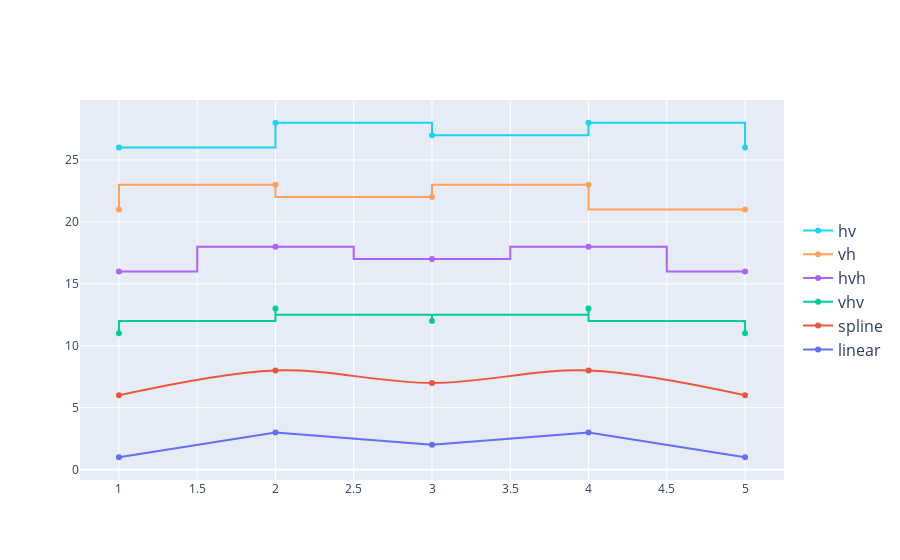

Notebook source saved alongside this figure:
### Code cell
import plotly.graph_objects as go
import numpy as np

x = np.array([1, 2, 3, 4, 5])
y = np.array([1, 3, 2, 3, 1])

fig = go.Figure()
fig.add_trace(go.Scatter(x=x, y=y, name="linear",
                    line_shape='linear'))
fig.add_trace(go.Scatter(x=x, y=y + 5, name="spline",
                    text=["tweak line smoothness<br>with 'smoothing' in line object"],
                    hoverinfo='text+name',
                    line_shape='spline'))
fig.add_trace(go.Scatter(x=x, y=y + 10, name="vhv",
                    line_shape='vhv'))
fig.add_trace(go.Scatter(x=x, y=y + 15, name="hvh",
                    line_shape='hvh'))
fig.add_trace(go.Scatter(x=x, y=y + 20, name="vh",
                    line_shape='vh'))
fig.add_trace(go.Scatter(x=x, y=y + 25, name="hv",
                    line_shape='hv'))

fig.update_traces(hoverinfo='text+name', mode='lines+markers')
fig.update_layout(legend=dict(y=0.5, traceorder='reversed', font_size=16))

fig.show()

### Figure 1 — Plotly figure (JSON) as saved in the notebook; plotly's stock layout.template omitted (floating-point values rounded to 4 significant figures)
{"data": [{"hoverinfo": "text+name", "line": {"shape": "linear"}, "mode": "lines+markers", "name": "linear", "type": "scatter", "x": [1, 2, 3, 4, 5], "y": [1, 3, 2, 3, 1]}, {"hoverinfo": "text+name", "line": {"shape": "spline"}, "mode": "lines+markers", "name": "spline", "text": ["tweak line smoothness<br>with 'smoothing' in line object"], "type": "scatter", "x": [1, 2, 3, 4, 5], "y": [6, 8, 7, 8, 6]}, {"hoverinfo": "text+name", "line": {"shape": "vhv"}, "mode": "lines+markers", "name": "vhv", "type": "scatter", "x": [1, 2, 3, 4, 5], "y": [11, 13, 12, 13, 11]}, {"hoverinfo": "text+name", "line": {"shape": "hvh"}, "mode": "lines+markers", "name": "hvh", "type": "scatter", "x": [1, 2, 3, 4, 5], "y": [16, 18, 17, 18, 16]}, {"hoverinfo": "text+name", "line": {"shape": "vh"}, "mode": "lines+markers", "name": "vh", "type": "scatter", "x": [1, 2, 3, 4, 5], "y": [21, 23, 22, 23, 21]}, {"hoverinfo": "text+name", "line": {"shape": "hv"}, "mode": "lines+markers", "name": "hv", "type": "scatter", "x": [1, 2, 3, 4, 5], "y": [26, 28, 27, 28, 26]}], "layout": {"legend": {"font": {"size": 16}, "traceorder": "reversed", "y": 0.5}}}
